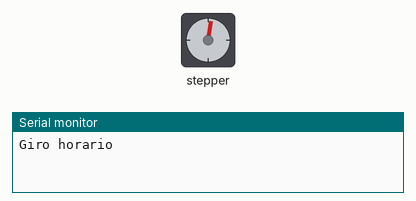
This sketch was run on a simulated Arduino Uno, built with avr-gcc and run on an emulated ATmega328P. Parts: stepper motor, the last lines printed to the serial monitor. Stepper angles assume 200 steps per turn.

Above: at 0.05 s.
At 0.6 s:
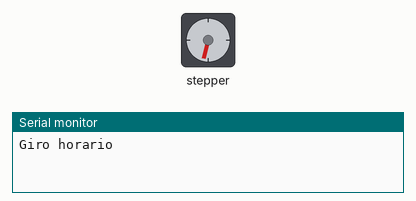
At 1.65 s:
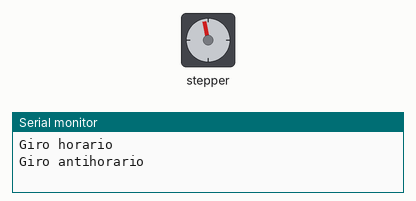
At 2.2 s:
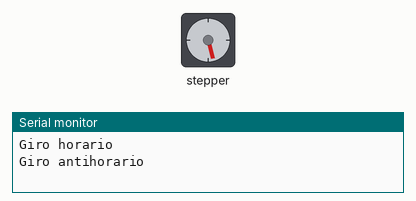
Timing chart, 0 to 7.4 s (numbered marks = the images above):
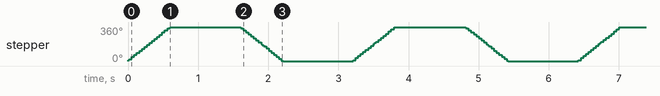

The sketch:

motorbase.ino
```cpp
#include <Stepper.h>  //Motor base

const int stepsPerRevolution = 200;
const int motorSpeed = 100;

const int pinMotorA = 2;
const int pinMotorB = 3;
const int pinMotorC = 4;
const int pinMotorD = 5;

Stepper motor(stepsPerRevolution, pinMotorA, pinMotorB, pinMotorC, pinMotorD);

void setup() {
  motor.setSpeed(motorSpeed);
  Serial.begin(9600);
}

void loop() {
  Serial.println("Giro horario");
  motor.step(200);     // Una vuelta completa en sentido horario
  delay(1000);

  Serial.println("Giro antihorario");
  motor.step(-200);    // Una vuelta completa en sentido antihorario
  delay(1000);
}
```

Measured:
- by itself, stepper: turns 360° clockwise in 0.60 s, then 360° counter-clockwise in 0.61 s, repeating every 3.2 s
